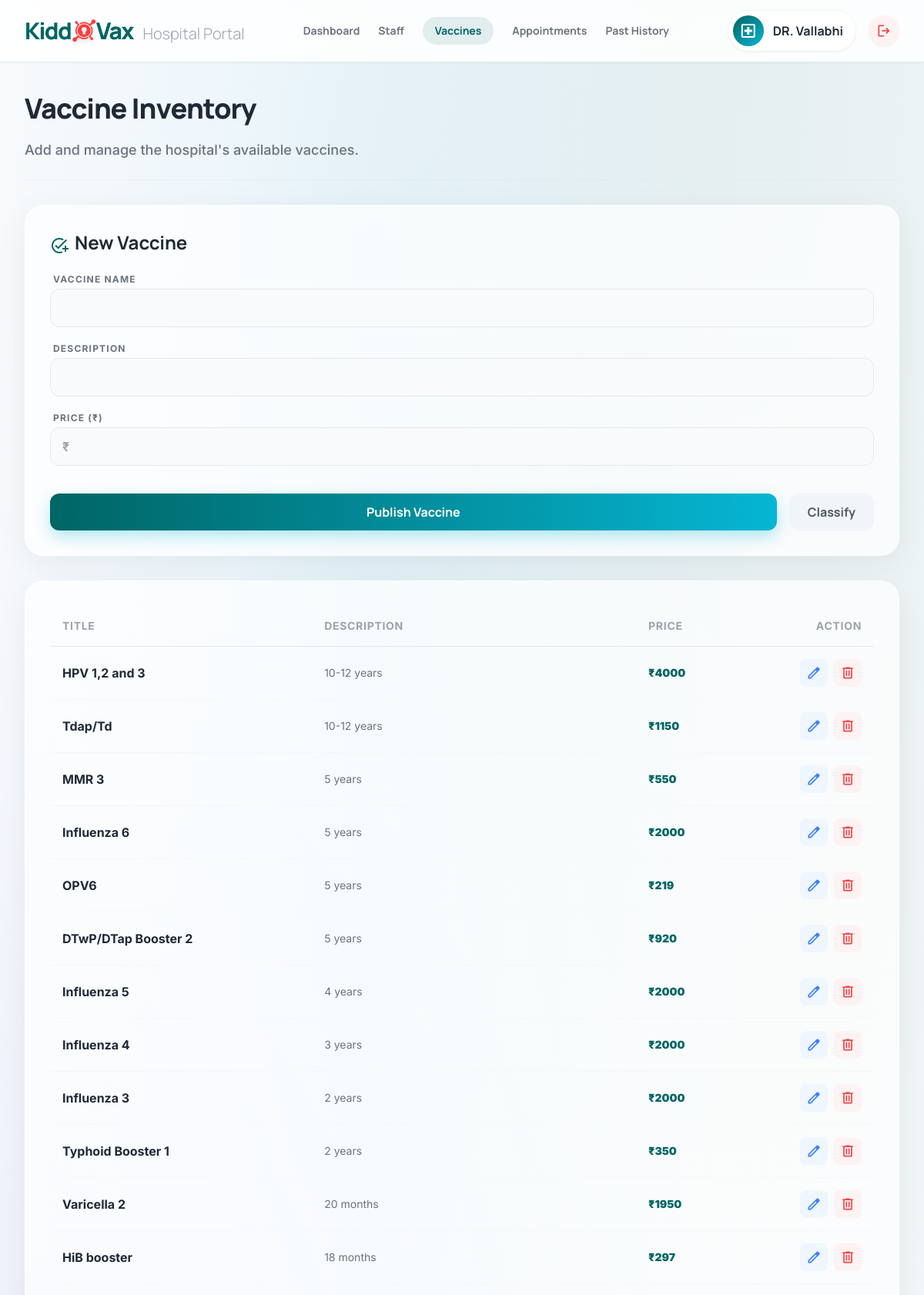
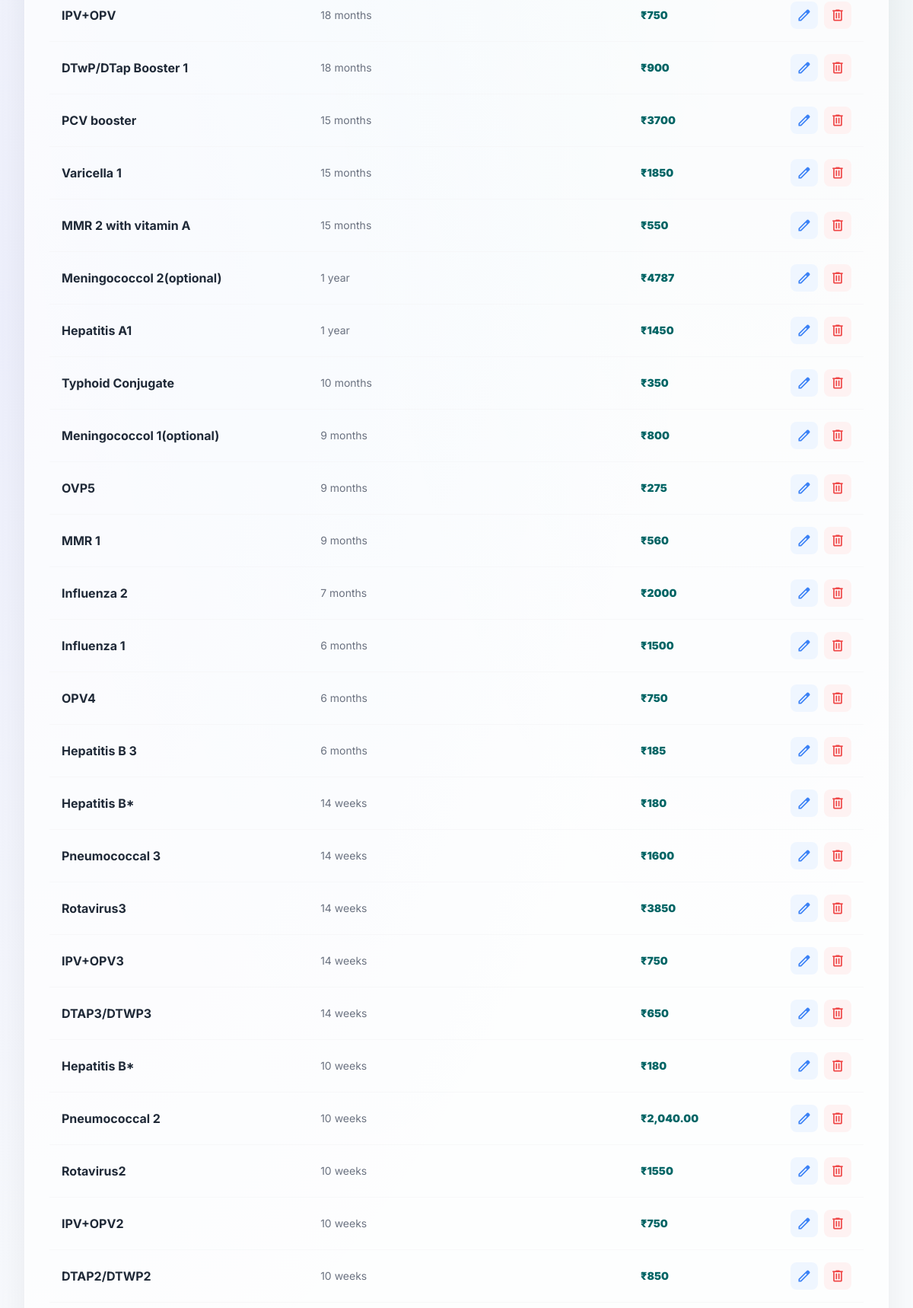
/hospital/vaccine/ (signed in, upper part), run on the app's committed database (2 pictures, top to bottom).
### hospitalapp/models.py (models this page shows, shortened)
class Vaccinetbl(models.Model):
    hospitalId= models.ForeignKey(Hospitaltbl,null=True,blank=True,on_delete=models.CASCADE)
    vaccineName = models.CharField(max_length=255, verbose_name='Vaccine Name')
    vaccineDescr = models.CharField(max_length=500, verbose_name='Description')
    price = models.IntegerField(blank=True, null=True, verbose_name='Price')

### hospitalapp/views.py (the view, shortened to what this page needs)
# urls.py: path('vaccine/', views.ManageVaccine.as_view(), name='vaccineregister'),
class ManageVaccine(View):
    def get(self, request,id=None,vid=None):
        storage = messages.get_messages(request)
        for message in storage:
            message = None
        if request.session.get('CName') is None:
            return redirect('hospitalapp:hospitallogin')
        if vid is not None:
            data = Vaccinetbl.objects.get(pk = vid)
            data.delete()
            vid = None
            messages.info(request,'Vaccine Deleted Success!')
            return redirect('hospitalapp:vaccineregister')
        if id is not None:
            data = Vaccinetbl.objects.get(pk = id)
            form = VaccineForm(instance  = data)
        else:
            form = VaccineForm()
        vaccineData = Vaccinetbl.objects.all().filter(hospitalId_id=request.session.get('Cid')).order_by('-id')
        context={
            'form' : form,
            'vaccinedata' : vaccineData
        }
        return render(request, 'hospitalapp/managevaccine.html',context)

### hospitalapp/forms.py
class VaccineForm(forms.ModelForm):
    class Meta:
        model = Vaccinetbl
        fields ='__all__'
        widgets={
            'vaccineName': forms.TextInput(attrs={'required': True,'class':'form-control'}),
            'vaccineDescr': forms.TextInput(attrs={'required': True,'class':'form-control'}),
            'price': forms.TextInput(attrs={'required': True, 'maxlength':"100", 'class':'form-control', 'onkeypress': 'return restrictAlphabets(event);'}),
        }

### hospitalapp/templates/hospitalapp/managevaccine.html (shortened to what this page needs)
{% load static %}
<!DOCTYPE html>
<html lang="en">
<head>
    <link rel="stylesheet" href="https://cdnjs.cloudflare.com/ajax/libs/font-awesome/5.15.4/css/all.min.css">
    <link rel="stylesheet" href="https://cdnjs.cloudflare.com/ajax/libs/animate.css/4.1.1/animate.min.css"/>
    <script src="https://cdn.tailwindcss.com?plugins=forms,container-queries"></script>
</head>
<body class="text-on-surface font-body mesh-bg min-h-screen flex flex-col">
    <header class="sticky top-0 w-full z-50 glass-nav shadow-sm">
        <div class="max-w-7xl mx-auto flex items-center justify-between px-8 h-20">
            <a href="{% url 'hospitalapp:hospitalhome' %}" class="flex items-center decoration-transparent group">
                <span class="font-headline font-black text-3xl tracking-tighter" style="color: #006565;">
                    Kidd<i class="fab fa-keycdn transition-all duration-300 drop-shadow-md" style="color: #ff3c3c; margin: 0 2px;"></i>Vax <span class="text-gray-400 font-light text-xl ml-2 tracking-normal">Hospital Portal</span>
                </span>
            </a>
            <nav class="hidden lg:flex items-center gap-6">
                <a class="font-headline font-bold text-sm text-gray-500 hover:text-primary transition-all decoration-transparent" href="{% url 'hospitalapp:hospitalhome' %}">Dashboard</a>
                <a class="font-headline font-bold text-sm text-gray-500 hover:text-primary transition-all decoration-transparent" href="{% url 'hospitalapp:receptionistregister' %}">Staff</a>
                <a class="font-headline font-bold text-sm text-primary bg-primary/10 px-4 py-2 rounded-full transition-all" href="{% url 'hospitalapp:vaccineregister' %}">Vaccines</a>
                <a class="font-headline font-bold text-sm text-gray-500 hover:text-primary transition-all decoration-transparent" href="{% url 'hospitalapp:showappointment' %}">Appointments</a>
                <a class="font-headline font-bold text-sm text-gray-500 hover:text-primary transition-all decoration-transparent" href="{% url 'hospitalapp:historyappointment' %}">Past History</a>
            </nav>
            <div class="flex items-center gap-4">
                <div class="flex items-center gap-3 p-1.5 pr-4 rounded-full bg-white shadow-sm border border-gray-100">
                    <div class="w-10 h-10 bg-gradient-to-br from-primary to-modern-cyan text-white rounded-full flex items-center justify-center font-bold shadow-inner"><span class="material-symbols-outlined">local_hospital</span></div>
                    <span class="font-headline font-bold text-gray-800">{{ request.session.CName }}</span>
                </div>
                <a href="{% url 'hospitalapp:logout' %}" class="w-10 h-10 rounded-full bg-red-50 text-red-500 flex items-center justify-center hover:bg-red-500 hover:text-white transition-all shadow-sm"><span class="material-symbols-outlined text-xl">logout</span></a>
            </div>
        </div>
    </header>
    <main class="flex-grow max-w-[90rem] mx-auto px-8 py-10 w-full space-y-8 animate__animated animate__fadeIn">
        <div class="flex flex-col justify-between items-start gap-4 border-b border-gray-200/60 pb-6">
            <h1 class="font-headline font-black text-4xl text-gray-800 tracking-tight">Vaccine Inventory</h1>
            <p class="text-gray-500 font-medium mt-1 text-lg">Add and manage the hospital's available vaccines.</p>
        </div>
        <div class="grid grid-cols-1 xl:grid-cols-3 gap-8">
            <div class="xl:col-span-1 glass-card rounded-3xl p-8 shadow-[0_10px_40px_rgb(0,0,0,0.06)] h-max">
                <div class="flex items-center justify-between mb-6">
                    <h2 class="font-headline font-bold text-2xl text-gray-800"><span class="material-symbols-outlined align-bottom text-primary mr-2">add_task</span>New Vaccine</h2>
                </div>
                <form method="POST" enctype="multipart/form-data" class="space-y-5">
                    <div class="space-y-1">
                        <label class="block text-xs font-bold text-gray-500 uppercase tracking-widest px-1">Vaccine Name</label>
                        {{ form.vaccineName }}
                    </div>
                    <div class="space-y-1">
                        <label class="block text-xs font-bold text-gray-500 uppercase tracking-widest px-1">Description</label>
                        {{ form.vaccineDescr }}
                    </div>
                    <div class="space-y-1">
                        <label class="block text-xs font-bold text-gray-500 uppercase tracking-widest px-1">Price (₹)</label>
                        <div class="relative">
                            <span class="absolute left-4 top-1/2 -translate-y-1/2 font-bold text-gray-400">₹</span>
                            {{ form.price }}
                        </div>
                    </div>
                    <div class="pt-4 flex gap-4">
                        <button type="submit" class="flex-1 bg-gradient-to-r from-primary to-modern-cyan text-white font-headline font-bold py-3 px-4 rounded-xl shadow-[0_8px_20px_rgba(6,182,212,0.3)] hover:-translate-y-0.5 transition-all outline-none">Publish Vaccine</button>
                        <button type="reset" name="btnreset" class="px-6 bg-slate-100 text-gray-600 font-headline font-bold py-3 rounded-xl hover:bg-slate-200 transition-all outline-none">Classify</button>
                    </div>
                </form>
            </div>
            <div class="xl:col-span-2 glass-card rounded-3xl p-8 shadow-[0_10px_40px_rgb(0,0,0,0.06)] h-max overflow-x-auto">
                <table class="w-full text-left whitespace-nowrap">
                    <thead>
                        <tr class="border-b border-gray-200">
                            <th class="py-4 px-4 font-bold text-sm text-gray-400 uppercase tracking-wider">Title</th>
                            <th class="py-4 px-4 font-bold text-sm text-gray-400 uppercase tracking-wider">Description</th>
                            <th class="py-4 px-4 font-bold text-sm text-gray-400 uppercase tracking-wider">Price</th>
                            <th class="py-4 px-4 font-bold text-sm text-gray-400 uppercase tracking-wider text-right">Action</th>
                        </tr>
                    </thead>
                    <tbody class="divide-y divide-gray-100/60">
                        {% for item in vaccinedata %}
                        <tr class="hover:bg-slate-50/50 transition-colors group">
                            <td class="py-4 px-4 font-bold text-gray-800">{{ item.vaccineName }}</td>
                            <td class="py-4 px-4 text-sm text-gray-500 whitespace-normal min-w-[300px]">{{ item.vaccineDescr }}</td>
                            <td class="py-4 px-4 text-sm font-black text-primary">₹{{ item.price }}</td>
                            <td class="py-4 px-4 text-right">
                                <div class="flex items-center justify-end gap-2">
                                    <a href="{% url 'hospitalapp:editvaccine' item.id %}" class="w-9 h-9 flex items-center justify-center rounded-lg bg-blue-50 text-modern-blue hover:bg-modern-blue hover:text-white transition-all">
                                        <span class="material-symbols-outlined text-[20px]">edit</span>
                                    </a>
                                    <a href="{% url 'hospitalapp:deletevaccine' item.id %}" class="w-9 h-9 flex items-center justify-center rounded-lg bg-red-50 text-red-500 hover:bg-red-500 hover:text-white transition-all">
                                        <span class="material-symbols-outlined text-[20px]">delete</span>
                                    </a>
                                </div>
                            </td>
                        </tr>
                        {% endfor %}
                    </tbody>
                </table>
            </div>
        </div>
    </main>
</body>
</html>

### hospitalapp/templates/hospitalapp/managevaccine.html (style rules this page uses)
.material-symbols-outlined { font-variation-settings: 'FILL' 0, 'wght' 400, 'GRAD' 0, 'opsz' 24; }
body { -webkit-font-smoothing: antialiased; background-color: #f8fafc; overflow-x: hidden; }
.glass-nav { background: rgba(255, 255, 255, 0.85); backdrop-filter: blur(20px); border-bottom: 1px solid rgba(0, 101, 101, 0.1); }
.glass-card { background: rgba(255, 255, 255, 0.7); backdrop-filter: blur(16px); border: 1px solid rgba(255, 255, 255, 0.5); }
.mesh-bg { background-image: radial-gradient(at 40% 20%, rgba(14, 165, 233, 0.08) 0px, transparent 50%), radial-gradient(at 80% 0%, rgba(0, 101, 101, 0.08) 0px, transparent 50%), radial-gradient(at 0% 50%, rgba(99, 102, 241, 0.08) 0px, transparent 50%); }

### data on the page
Vaccinetbl: vaccineName "HPV 1,2 and 3", vaccineDescr "10-12 years", price "4000"
Vaccinetbl: vaccineName "Tdap/Td", vaccineDescr "10-12 years", price "1150"
Vaccinetbl: vaccineName "MMR 3", vaccineDescr "5 years", price "550"
Vaccinetbl: vaccineName "Influenza 6", vaccineDescr "5 years", price "2000"
Vaccinetbl: vaccineName "OPV6", vaccineDescr "5 years", price "219"
Vaccinetbl: vaccineName "DTwP/DTap Booster 2", vaccineDescr "5 years", price "920"
Vaccinetbl: vaccineName "Influenza 5", vaccineDescr "4 years", price "2000"
Vaccinetbl: vaccineName "Influenza 4", vaccineDescr "3 years", price "2000"
Vaccinetbl: vaccineName "Influenza 3", vaccineDescr "2 years", price "2000"
Vaccinetbl: vaccineName "Typhoid Booster 1", vaccineDescr "2 years", price "350"
Vaccinetbl: vaccineName "Varicella 2", vaccineDescr "20 months", price "1950"
Vaccinetbl: vaccineName "HiB booster", vaccineDescr "18 months", price "297"
Vaccinetbl: vaccineName "IPV+OPV", vaccineDescr "18 months", price "750"
Vaccinetbl: vaccineName "DTwP/DTap Booster 1", vaccineDescr "18 months", price "900"
Vaccinetbl: vaccineName "PCV booster", vaccineDescr "15 months", price "3700"
Vaccinetbl: vaccineName "Varicella 1", vaccineDescr "15 months", price "1850"
Vaccinetbl: vaccineName "MMR 2 with vitamin A", vaccineDescr "15 months", price "550"
Vaccinetbl: vaccineName "Meningococcol 2(optional)", vaccineDescr "1 year", price "4787"
Vaccinetbl: vaccineName "Hepatitis A1", vaccineDescr "1 year", price "1450"
Vaccinetbl: vaccineName "Typhoid Conjugate", vaccineDescr "10 months", price "350"
Vaccinetbl: vaccineName "Meningococcol 1(optional)", vaccineDescr "9 months", price "800"
Vaccinetbl: vaccineName "OVP5", vaccineDescr "9 months", price "275"
Vaccinetbl: vaccineName "MMR 1", vaccineDescr "9 months", price "560"
Vaccinetbl: vaccineName "Influenza 2", vaccineDescr "7 months", price "2000"
Vaccinetbl: vaccineName "Influenza 1", vaccineDescr "6 months", price "1500"
Vaccinetbl: vaccineName "OPV4", vaccineDescr "6 months", price "750"
Vaccinetbl: vaccineName "Hepatitis B 3", vaccineDescr "6 months", price "185"
Vaccinetbl: vaccineName "Hepatitis B*", vaccineDescr "14 weeks", price "180"
Vaccinetbl: vaccineName "Pneumococcal 3", vaccineDescr "14 weeks", price "1600"
Vaccinetbl: vaccineName "Rotavirus3", vaccineDescr "14 weeks", price "3850"
Vaccinetbl: vaccineName "IPV+OPV3", vaccineDescr "14 weeks", price "750"
Vaccinetbl: vaccineName "DTAP3/DTWP3", vaccineDescr "14 weeks", price "650"
Vaccinetbl: vaccineName "Hepatitis B*", vaccineDescr "10 weeks", price "180"
Vaccinetbl: vaccineName "Pneumococcal 2", vaccineDescr "10 weeks", price "2,040.00"
Vaccinetbl: vaccineName "Rotavirus2", vaccineDescr "10 weeks", price "1550"
Vaccinetbl: vaccineName "IPV+OPV2", vaccineDescr "10 weeks", price "750"
Vaccinetbl: vaccineName "DTAP2/DTWP2", vaccineDescr "10 weeks", price "850"

### other printed values
{{ request.session.CName }} "DR. Vallabhi"
